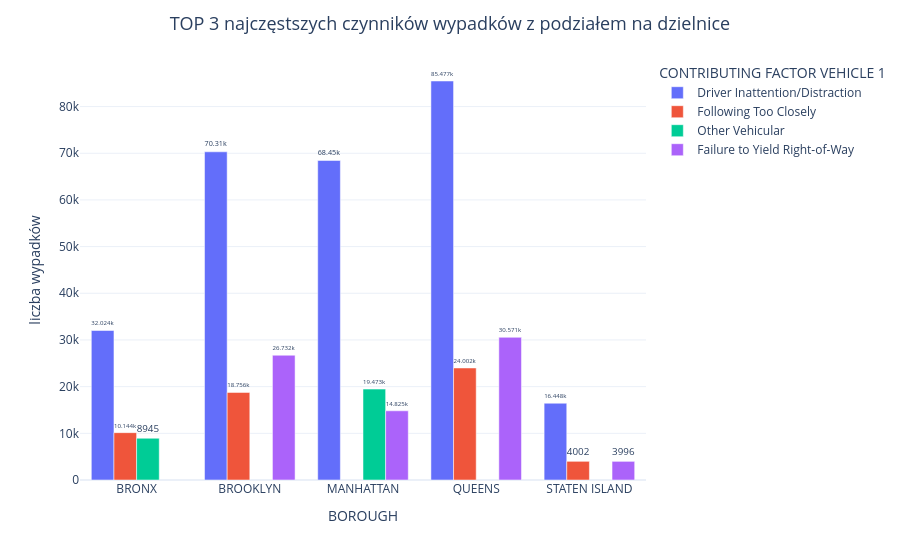

The notebook cell saved with this chart:
### Code cell
import plotly.express as px

fig = px.bar(
    top3_per_borough,
    x="BOROUGH",
    y="liczba wypadków",
    color="CONTRIBUTING FACTOR VEHICLE 1",
    barmode="group",
    text_auto=True
)
fig.update_layout(
    title_text="TOP 3 najczęstszych czynników wypadków z podziałem na dzielnice",
    title_x=0.5,
    title_font_size=18,
    showlegend=True,
    template='plotly_white'
)
fig.update_traces(
    textposition="outside"
)
fig.show()

### Figure 1 — Plotly figure (JSON) as saved in the notebook; plotly's stock layout.template omitted (floating-point values rounded to 4 significant figures)
{"data": [{"alignmentgroup": "True", "hovertemplate": "CONTRIBUTING FACTOR VEHICLE 1=Driver Inattention/Distraction<br>BOROUGH=%{x}<br>liczba wypadków=%{y}<extra></extra>", "legendgroup": "Driver Inattention/Distraction", "marker": {"color": "#636efa", "pattern": {"shape": ""}}, "name": "Driver Inattention/Distraction", "offsetgroup": "Driver Inattention/Distraction", "orientation": "v", "showlegend": true, "textposition": "outside", "texttemplate": "%{y}", "x": ["BRONX", "BROOKLYN", "MANHATTAN", "QUEENS", "STATEN ISLAND"], "xaxis": "x", "y": [32024, 70310, 68450, 85477, 16448], "yaxis": "y", "type": "bar"}, {"alignmentgroup": "True", "hovertemplate": "CONTRIBUTING FACTOR VEHICLE 1=Following Too Closely<br>BOROUGH=%{x}<br>liczba wypadków=%{y}<extra></extra>", "legendgroup": "Following Too Closely", "marker": {"color": "#EF553B", "pattern": {"shape": ""}}, "name": "Following Too Closely", "offsetgroup": "Following Too Closely", "orientation": "v", "showlegend": true, "textposition": "outside", "texttemplate": "%{y}", "x": ["BRONX", "BROOKLYN", "QUEENS", "STATEN ISLAND"], "xaxis": "x", "y": [10144, 18756, 24002, 4002], "yaxis": "y", "type": "bar"}, {"alignmentgroup": "True", "hovertemplate": "CONTRIBUTING FACTOR VEHICLE 1=Other Vehicular<br>BOROUGH=%{x}<br>liczba wypadków=%{y}<extra></extra>", "legendgroup": "Other Vehicular", "marker": {"color": "#00cc96", "pattern": {"shape": ""}}, "name": "Other Vehicular", "offsetgroup": "Other Vehicular", "orientation": "v", "showlegend": true, "textposition": "outside", "texttemplate": "%{y}", "x": ["BRONX", "MANHATTAN"], "xaxis": "x", "y": [8945, 19473], "yaxis": "y", "type": "bar"}, {"alignmentgroup": "True", "hovertemplate": "CONTRIBUTING FACTOR VEHICLE 1=Failure to Yield Right-of-Way<br>BOROUGH=%{x}<br>liczba wypadków=%{y}<extra></extra>", "legendgroup": "Failure to Yield Right-of-Way", "marker": {"color": "#ab63fa", "pattern": {"shape": ""}}, "name": "Failure to Yield Right-of-Way", "offsetgroup": "Failure to Yield Right-of-Way", "orientation": "v", "showlegend": true, "textposition": "outside", "texttemplate": "%{y}", "x": ["BROOKLYN", "MANHATTAN", "QUEENS", "STATEN ISLAND"], "xaxis": "x", "y": [26732, 14825, 30571, 3996], "yaxis": "y", "type": "bar"}], "layout": {"xaxis": {"anchor": "y", "domain": [0.0, 1.0], "title": {"text": "BOROUGH"}}, "yaxis": {"anchor": "x", "domain": [0.0, 1.0], "title": {"text": "liczba wypadków"}}, "legend": {"title": {"text": "CONTRIBUTING FACTOR VEHICLE 1"}, "tracegroupgap": 0}, "margin": {"t": 60}, "barmode": "group", "title": {"font": {"size": 18}, "text": "TOP 3 najczęstszych czynników wypadków z podziałem na dzielnice", "x": 0.5}, "showlegend": true}}
